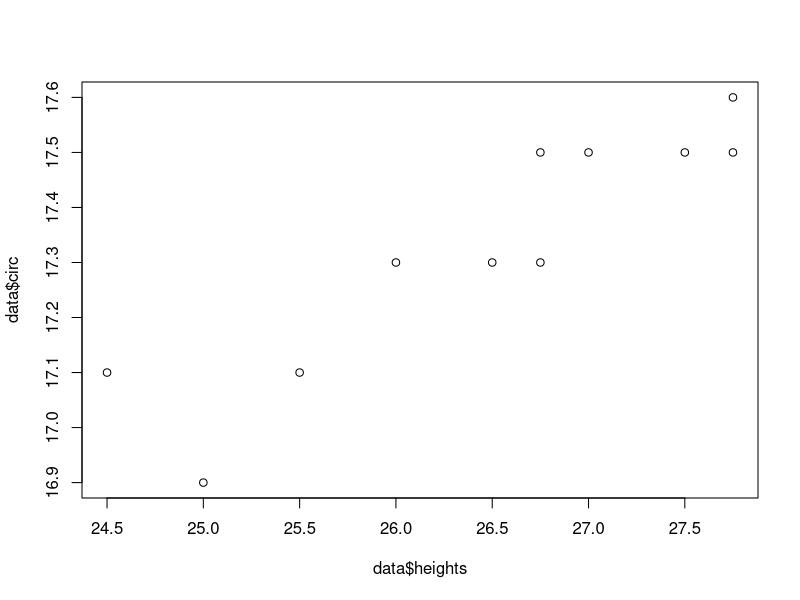

This chart was generated by the following R code:
#Create the data structure
heights <- c(27.75, 24.5, 25.5, 26, 25, 27.75, 26.5, 27, 26.75, 26.75, 27.5)
circ <- c(17.5, 17.1, 17.1, 17.3, 16.9, 17.6, 17.3, 17.5, 17.3, 17.5, 17.5)
data <- data.frame(heights, circ)
#Inspect graphically the data
plot(data$heights, data$circ)